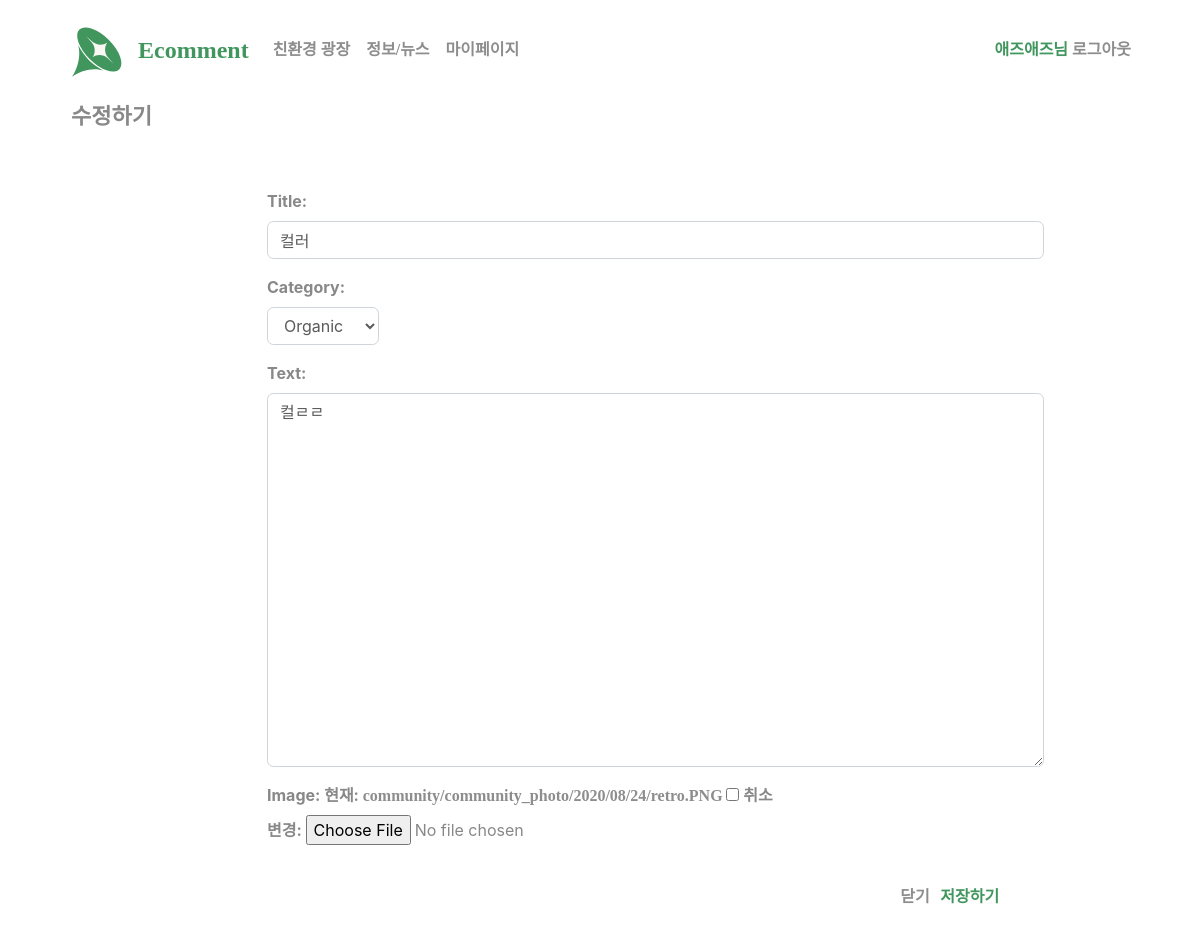
The page /community/update/43/ (signed in) on the database its author committed.
### community/models.py (models this page shows, shortened)
class Post(models.Model):
    author = models.ForeignKey(User, on_delete=models.CASCADE, related_name='user',null=True)
    title = models.CharField(max_length = 200,null=True)
    category = models.CharField(max_length=200, default='uncategorized')
    text = models.TextField(max_length = 1700, null=True)
    image = models.ImageField(upload_to= 'community/community_photo/%Y/%m/%d',null=True, blank=True)
    created = models.DateTimeField(auto_now_add=True,null=True)
    updated = models.DateTimeField(auto_now=True)
    like = models.ManyToManyField(User, related_name='like_post', blank=True)
    unlike = models.ManyToManyField(User, related_name='unlike_post', blank=True)
    favorite = models.ManyToManyField(User, related_name='favorite_post', blank=True)
    hits = models.PositiveIntegerField(default = 0)
    class Meta:
        ordering = ['-created']

### community/views.py (the view)
# urls.py: path("update/<int:pk>/",PostUpdate.as_view(), name = 'update'),
class PostUpdate(UpdateView):
    model = Post
    form_class = PostForm
    template_name_suffix = '_update'
    success_url ='/community/list'
    def dispatch(self, request, *args, **kwargs):
        object = self.get_object()
        if object.author != request.user:
            messages.warning(request,'수정 권한이 없습니다.')
            return HttpResponseRedirect('/community/list')
        else:
            return super(PostUpdate, self).dispatch(request, *args, **kwargs)

### community/forms.py
class PostForm(forms.ModelForm):
    class Meta:
        model = Post
        fields=('title','category','text','image',)
        widgets = {
            'title' : forms.TextInput(attrs={'class':'form-control','placeholder': "제목을 입력해 주세요", 'style':'width: 777px;'}),
            'category' : forms.Select(choices=choices,attrs={'class':'form-control','placeholder':'choose a category', 'style':'width: 112px;'},),
            'text': forms.Textarea(attrs={'class':'form-control', 'placeholder': "내용을 입력해 주세요", 'style':'width: 777px;',
            'rows': 15}),
        }

### templates/community/post_update.html (shortened to what this page needs)
{% extends 'base.html' %}
{% block content %}
    <p style="font-size:22px;font-weight:bold;">&nbsp&nbsp&nbsp&nbsp&nbsp수정하기</p>
    <div style="margin:5% 20%;">
        <div class="form-group" style="position: absolute;">
            <form action="" method="post" enctype="multipart/form-data">
                {{form.as_p}}
                <div id="post-option" style="margin:5% 5%;">
                    <a href="{% url 'community:list' %}">닫기</a>
                    <input type="submit" value="저장하기" style="font-weight:bold; border:none; background:none; color:#41965E;">
                </div>
            </form>
        </div>
    </div>
{% endblock %}

### templates/base.html (shortened to what this page needs)
<!doctype html>
{% load static %}
<html>
<head>
    <link rel="stylesheet" href="https://stackpath.bootstrapcdn.com/bootstrap/4.5.2/css/bootstrap.min.css">
    <link rel="stylesheet" href="/static/bootstrap.css">
    <link rel="stylesheet" href="{% static 'ecomment.css' %}">
    <link rel="stylesheet" type="text/css" href="https://cdn.jsdelivr.net/npm/slick-carousel@1.8.1/slick/slick.css"/>
</head>
<body>
<div class ="container" style="flex:1 0 auto">
    <nav class="navbar navbar-expand-lg my-1">
        <div>
        </div>
        <a class="navbar-brand" href="{% url 'home:home' %}"><span style="font-size:larger; color:#41965E;">Ecomment</span></a>
        <div class="collapse navbar-collapse" id="navbarSupportedContent">
            <ul class="navbar-nav mr-auto">
                <li class="nav-item">
                    <a class="nav-link" href="{% url 'community:index' %}">친환경 광장</a>
                </li>
                <li class="nav-item">
                    <a class="nav-link" href="{% url 'news:index' %}"> 정보/뉴스</a>
                </li>
                <li class="nav-item">
                    <a class="nav-link" href="{% url 'account:mypage' %}" href="#">마이페이지</a>
                </li>
            </ul>
            <div class="navbar-nav ml-auto">
                {% if user.is_authenticated %}
                    <li><a class="nav-link" href="{% url 'account:logout' %}"><span style="color: #41965E;">{{ user.first_name }}님  </span>로그아웃</a></li>
                {% else %}
                    <li><a class="nav-link" href="{% url 'account:login' %}" style="color: #41965E;">로그인</a></li>
                    <li><a class="nav-link" href="{% url 'account:checkbox' %}">가입하기</a></li>
                {% endif %}
            </div>
        </div>
    </nav>
    {% block content %}
    {% endblock %}
</div>
</body>
</html>

### static/ecomment.css (style rules this page uses)
div { overflow:hidden; height:auto; }
.register-text h2, p { font-weight: bold; }
#post-option { margin: 10% 30%; text-align: right; }

### rows shown on the page
Post: title "컬러", category "Organic", text "컬ㄹㄹ"

### other values the page prints
{{ user.first_name }} "애즈애즈"
